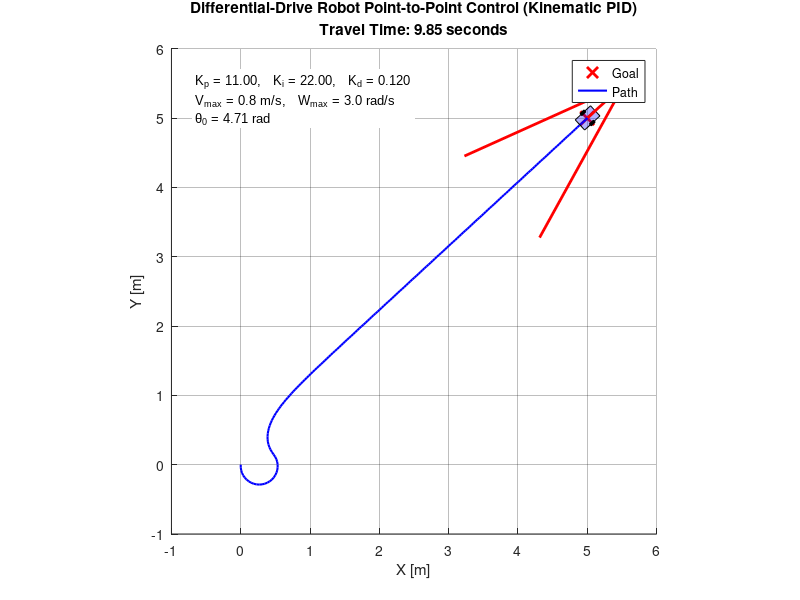
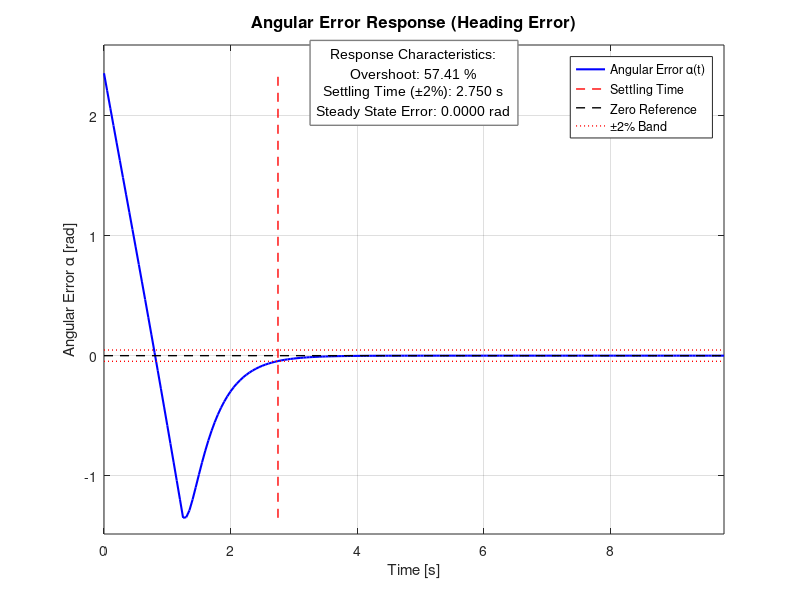

Write MATLAB code to recreate these figures, in order.
clc;
clear;
close all;

% Heading controller gains (PID on alpha)
kp_alpha  = 11;
ki_alpha = 22;
kd_alpha  = 0.12;

% Goal position
xg = 5;
yg = 5;
tol = 0.02;

% Initial robot pose
x = 0;
y = 0;
theta = 1.5*pi;  % Initial angle [rad]


% Robot physical parameters
r = 0.05;          % Wheel radius [m]
L = 0.2;           % Distance between wheels [m]
dt = 0.05;         % Simulation time step [s]
Tsim = 30;         % Total simulation time [s]
Vmax = 0.8;        % Constant linear velocity [m/s]
Wmax = 3;          % Angular velocity limit [rad/s]

%Robot visualization parameters
body_length = 0.3;
body_width  = 0.2;
wheel_width = 0.04;
wheel_length = 0.08;

theta0 = theta;


dx = xg - x;
dy = yg - y;

rho = sqrt(dx^2 + dy^2);
%v = Vmax; %this was done before fixing the goal proximity instability
v = rho * Vmax / sqrt(2); %our solution!
if v > Vmax
    v = Vmax;
end

X = x;
Y = y;
alpha_history = [];
time_history = [];

alpha_prev = 0;
alpha_sum  = 0;

margin = 1;
xmin = min(x, xg) - margin;
xmax = max(x, xg) + margin;
ymin = min(y, yg) - margin;
ymax = max(y, yg) + margin;

figure('Color','white');
hold on; axis equal; grid on;
set(gca, 'Color', 'white', 'GridAlpha', 0.3);
xlim([xmin xmax]);
ylim([ymin ymax]);

text_x = xmin + 0.05*(xmax-xmin);
text_y = ymax - 0.05*(ymax-ymin);
text(text_x, text_y, ...
     {sprintf('K_p = %.2f,   K_i = %.2f,   K_d = %.3f', kp_alpha, ki_alpha, kd_alpha), ...
      sprintf('V_{max} = %.1f m/s,   W_{max} = %.1f rad/s', Vmax, Wmax), ...
      sprintf('\\theta_0 = %.2f rad', theta)}, ...
     'FontSize', 9, 'FontName', 'Arial', ...
     'BackgroundColor', 'white', 'EdgeColor', 'none', ...
     'VerticalAlignment', 'top');

plot(xg, yg, 'rx', 'MarkerSize',10,'LineWidth',2);
hPath = plot(X,Y,'b-','LineWidth',1.5);

hBody   = patch(0,0,'b','FaceAlpha',0.3);
hWheelL = patch(0,0,'k');
hWheelR = patch(0,0,'k');
hVel    = quiver(x,y,0,0,'r','LineWidth',2,'MaxHeadSize',2);

t = 0;
for t = 0:dt:Tsim
    dx = xg - x;
    dy = yg - y;
    rho = sqrt(dx^2 + dy^2);

    if rho < tol
        break;
    end

    alpha = atan2(dy, dx) - theta;
    alpha = atan2(sin(alpha), cos(alpha));

    alpha_history(end+1) = alpha;
    time_history(end+1)  = t;

    dalpha    = (alpha - alpha_prev) / dt;
    alpha_sum = alpha_sum + alpha * dt;

    w = kp_alpha*alpha + ki_alpha*alpha_sum + kd_alpha*dalpha;
    w = max(-Wmax, min(Wmax, w));

    x     = x + v*cos(theta)*dt;
    y     = y + v*sin(theta)*dt;
    theta = theta + w*dt;

    alpha_prev = alpha;

    X(end+1) = x;
    Y(end+1) = y;
    set(hPath,'XData',X,'YData',Y);

    R = [cos(theta) -sin(theta); sin(theta) cos(theta)];

    body = R * [ body_length/2  body_length/2 -body_length/2 -body_length/2;
                 body_width/2  -body_width/2  -body_width/2   body_width/2 ];
    set(hBody,'XData',body(1,:)+x,'YData',body(2,:)+y);

    wheel_offset = L/2;
    wheel = R * [ wheel_length/2  wheel_length/2 -wheel_length/2 -wheel_length/2;
                  wheel_width/2  -wheel_width/2  -wheel_width/2   wheel_width/2 ];

    set(hWheelL,'XData',wheel(1,:)+x - wheel_offset*sin(theta), ...
                'YData',wheel(2,:)+y + wheel_offset*cos(theta));
    set(hWheelR,'XData',wheel(1,:)+x + wheel_offset*sin(theta), ...
                'YData',wheel(2,:)+y - wheel_offset*cos(theta));

    set(hVel,'XData',x,'YData',y,'UData',v*cos(theta),'VData',v*sin(theta));

    drawnow;
end

title(sprintf('Differential-Drive Robot Point-to-Point Control (Kinematic PID)\nTravel Time: %.2f seconds', t), ...
      'FontSize', 11, 'FontWeight', 'bold');
xlabel('X [m]');
ylabel('Y [m]');
legend('Goal','Path','Location','best');

% ----- Second figure: Angular Error (alpha) Response -----
figure('Color', 'white', 'Position', [100, 100, 900, 600]);

plot(time_history, alpha_history, 'b-', 'LineWidth', 1.5);
hold on; grid on;
xlabel('Time [s]', 'FontSize', 11);
ylabel('Angular Error \alpha [rad]', 'FontSize', 11);
title('Angular Error Response (Heading Error)', 'FontSize', 12, 'FontWeight', 'bold');

initial_error = abs(alpha_history(1));
if initial_error > 0.01
    if alpha_history(1) > 0
        overshoot = max(0, -min(alpha_history)) / initial_error * 100;
    else
        overshoot = max(0,  max(alpha_history)) / initial_error * 100;
    end
else
    overshoot = 0;
end

settle_band = max(0.02 * abs(alpha_history(1)), 0.01);
settling_time = NaN;
for i = length(time_history):-1:1
    if abs(alpha_history(i)) > settle_band
        settling_time = time_history(min(i+1, length(time_history)));
        break;
    end
end

steady_state_error = abs(alpha_history(end));

text(0.5, 0.85, ...
     {sprintf('Response Characteristics:'), ...
      sprintf('Overshoot: %.2f %%', overshoot), ...
      sprintf('Settling Time (±2%%): %.3f s', settling_time), ...
      sprintf('Steady State Error: %.4f rad', steady_state_error)}, ...
     'Units', 'normalized', ...
     'FontSize', 10, 'FontName', 'Arial', ...
     'BackgroundColor', 'white', 'EdgeColor', [0.5 0.5 0.5], ...
     'LineWidth', 1, 'Margin', 5, ...
     'HorizontalAlignment', 'center', ...
     'VerticalAlignment', 'bottom');

if ~isnan(settling_time)
    plot([settling_time, settling_time], [min(alpha_history), max(alpha_history)], 'r--', 'LineWidth', 1);
end

plot([0, max(time_history)], [0, 0], 'k--', 'LineWidth', 1);
plot([0, max(time_history)], [ settle_band,  settle_band], 'r:', 'LineWidth', 1);
plot([0, max(time_history)], [-settle_band, -settle_band], 'r:', 'LineWidth', 1);

legend('Angular Error \alpha(t)', 'Settling Time', 'Zero Reference', '\pm2% Band', ...
       'Location', 'best', 'FontSize', 9);

grid on;
xlim([0, max(time_history)]);
ylim([min(alpha_history) - 0.1*abs(min(alpha_history)), max(alpha_history) + 0.1*abs(max(alpha_history))]);

fprintf('\n--- Angular Error Response Analysis ---\n');
fprintf('Overshoot: %.2f %%\n', overshoot);
fprintf('Settling Time (+/-2%%): %.3f s\n', settling_time);
fprintf('Steady State Error: %.4f rad\n', steady_state_error);
fprintf('----------------------------------------\n');
